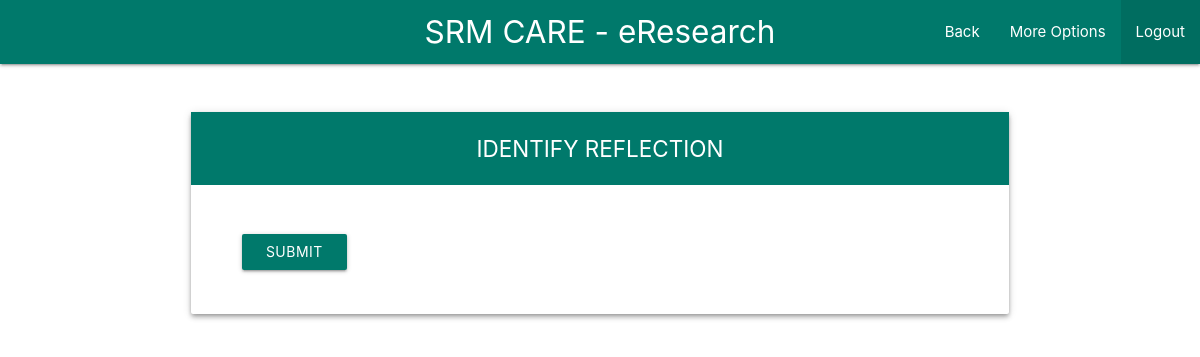
Before: /login/user/identify/reflection.php (signed in) with the older database file.
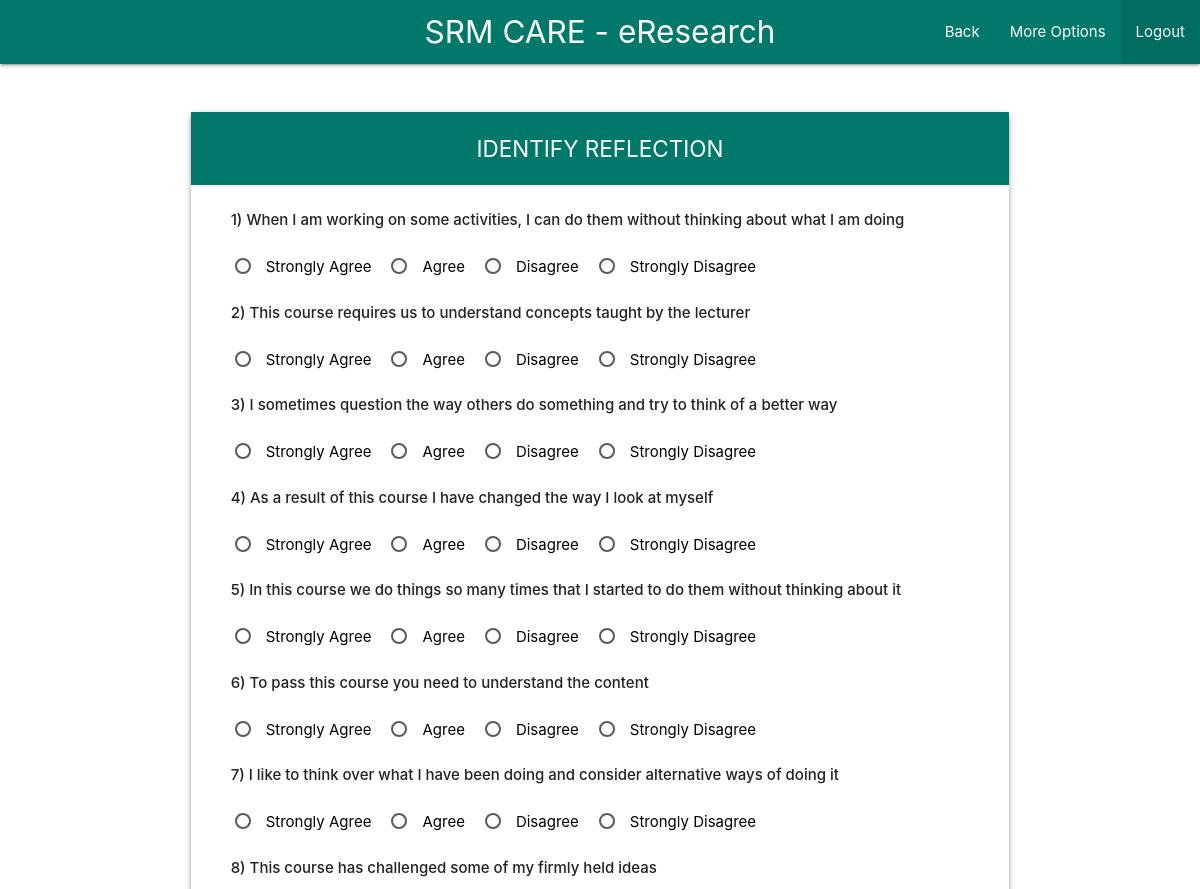
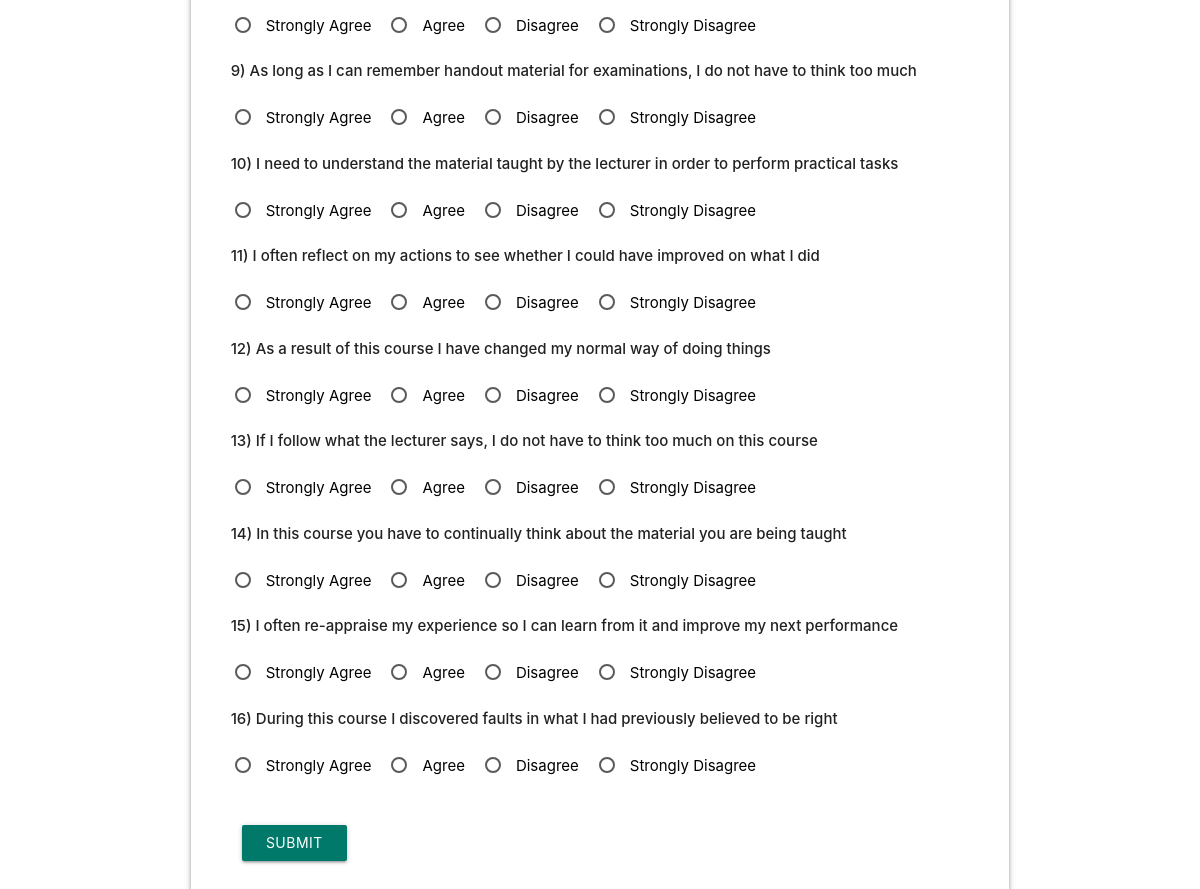
After: the same page with the newer database file (2 pictures, top to bottom).
### tables this page shows
CREATE TABLE `reflection` (
  `id` int(11) NOT NULL,
  `question` text NOT NULL
);

### includes/general.php (called while the page is built, shortened)
<?php
$nav_title="SRM CARE - eResearch";
$color="teal darken-2";
?>

### login/user/identify/reflection.php (the view, shortened to what this page needs)
<?php
    include_once("../../../includes/config.php");
    include_once("../../../includes/general.php");
?>
<html>
    <head>
      <link type="text/css" rel="stylesheet" href="../../../css/materialize.min.css"  media="screen,projection"/>
      <link href="../../css/material-icons.css" rel="stylesheet">
    </head>
    <body>
 <nav>
    <div class="<?php echo $color; ?> nav-wrapper">
      <a href="#!" class="brand-logo hide-on-small-only center"><?php echo $nav_title; ?></a>
      <ul id="nav-mobile" class="right hide-on-med-and-down">
        <li><a href="index.php">Back</a></li>
        <li><a class="dropdown-trigger" data-target="dropdown1">More Options</a></li>
        <li class="active"><a href="../../../index.php">Logout</a></li>
      </ul>
    </div>
  </nav>
    <div class="container">
      <div class="row">
        <div class="col s12">
          <div class="card z-depth-2">
             <div id="l1" class="login center-align <?php echo $color; ?> white-text">IDENTIFY REFLECTION</div>
            <div class="card-content">
                <div class="row reflection" style="margin-left: 2%;">
                  <?php
                    $sql = "SELECT * FROM reflection";
                    if($result = mysqli_query($conn, $sql)) {
                      while($row = mysqli_fetch_assoc($result)) {
                        echo "<p><strong>".$row['id'].")&nbsp;".$row['question']."</strong></p>";
                        echo "<br>";
                        echo "
                        <p>
                          <label>
                            <input name='q".$row['id']."' type='radio' value='3'/>
                            <span>Strongly Agree</span>
                          </label>
                          &nbsp;&nbsp;
                          <label>
                            <input name='q".$row['id']."' type='radio' value='2'/>
                            <span>Agree</span>
                          </label>
                          &nbsp;&nbsp;
                          <label>
                            <input name='q".$row['id']."' type='radio' value='1'/>
                            <span>Disagree</span>
                          </label>
                          &nbsp;&nbsp;
                          <label>
                            <input name='q".$row['id']."' type='radio' value='0'/>
                            <span>Strongly Disagree</span>
                          </label>
                        </p>
                        <br>
                        ";
                        }
                    }
                  ?>
                  <div class="col s4 m2">
                      <a class="btnsize waves-effect waves-light btn <?php echo $color?>" id="submit">Submit</a>
                  </div>
                </div>
            </div>
            </div>
          </div>
        </div>
      </div>
    </body>
  </html>

Changed rows visible on the page:
added reflection: id "1", question "When I am working on some activities, I can do them without thinking about what I am doing"
added reflection: id "2", question "This course requires us to understand concepts taught by the lecturer"
added reflection: id "3", question "I sometimes question the way others do something and try to think of a better way"
added reflection: id "4", question "As a result of this course I have changed the way I look at myself"
added reflection: id "5", question "In this course we do things so many times that I started to do them without thinking about it"
added reflection: id "6", question "To pass this course you need to understand the content"
added reflection: id "7", question "I like to think over what I have been doing and consider alternative ways of doing it"
added reflection: id "8", question "This course has challenged some of my firmly held ideas"
added reflection: id "9", question "As long as I can remember handout material for examinations, I do not have to think too much"
added reflection: id "10", question "I need to understand the material taught by the lecturer in order to perform practical tasks"
added reflection: id "11", question "I often reflect on my actions to see whether I could have improved on what I did"
added reflection: id "12", question "As a result of this course I have changed my normal way of doing things"
added reflection: id "13", question "If I follow what the lecturer says, I do not have to think too much on this course"
added reflection: id "14", question "In this course you have to continually think about the material you are being taught"
added reflection: id "15", question "I often re-appraise my experience so I can learn from it and improve my next performance"
added reflection: id "16", question "During this course I discovered faults in what I had previously believed to be right"
